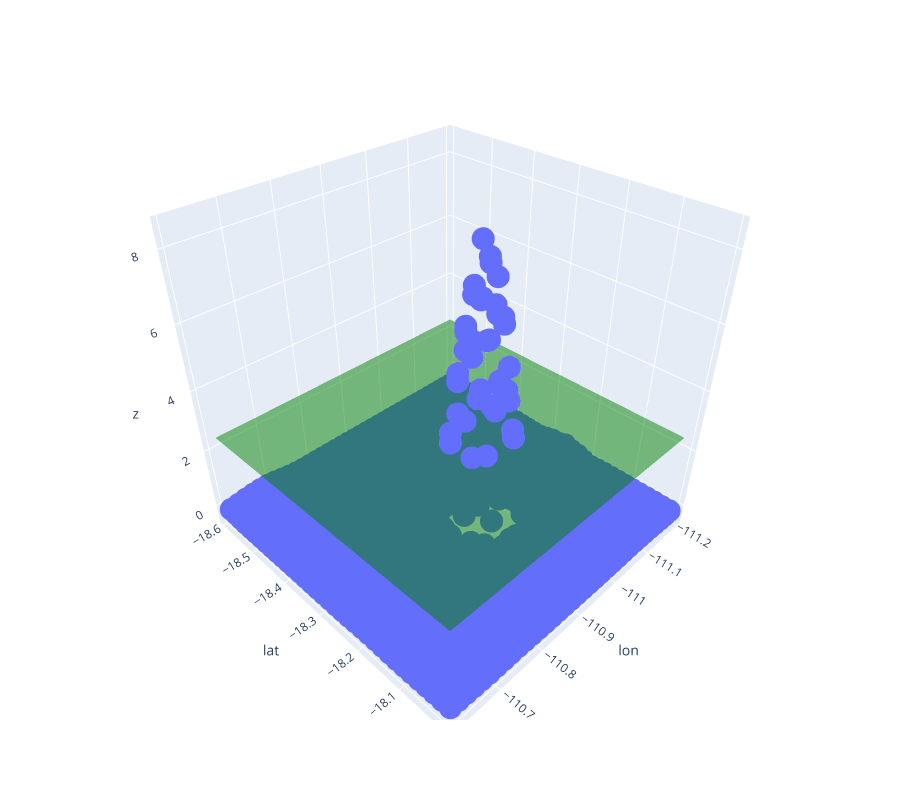

The cell this chart's notebook holds for it:
### Code cell
import numpy as np
# Define xx and yy
xx, yy = np.meshgrid(np.linspace(bigmount['lon'].min(), bigmount['lon'].max(), 100),
                     np.linspace(bigmount['lat'].min(), bigmount['lat'].max(), 100))
import plotly.graph_objects as go
fig = px.scatter_3d(bigmount, x='lon', y='lat', z='z')
plane = go.Surface(
    z=2.47695002 * np.ones_like(xx),
    x=xx,
    y=yy,
    colorscale=[[0, 'green'], [1, 'green']],
    opacity=0.5,
    showscale=False
)
fig.add_trace(plane)
fig.update_layout(
    autosize=False,
    width=900,
    height=800
)
# fig.show()

### Figure 1 — Plotly figure (JSON) as saved in the notebook; plotly's stock layout.template omitted (floating-point values rounded to 4 significant figures; data arrays with more than 128 entries replaced by an {"elided": "..."} marker saying what was removed)
{"data": [{"hovertemplate": "lon=%{x}<br>lat=%{y}<br>z=%{z}<extra></extra>", "legendgroup": "", "marker": {"color": "#636efa", "symbol": "circle"}, "mode": "markers", "name": "", "scene": "scene", "showlegend": false, "type": "scatter3d", "x": {"elided": "1296 float values"}, "y": {"elided": "1296 float values"}, "z": {"elided": "1296 float values"}}, {"colorscale": [[0, "green"], [1, "green"]], "opacity": 0.5, "showscale": false, "type": "surface", "x": {"elided": "100x100 float values"}, "y": {"elided": "100x100 float values"}, "z": {"elided": "100x100 float values"}}], "layout": {"autosize": false, "height": 800, "legend": {"tracegroupgap": 0}, "margin": {"t": 60}, "scene": {"domain": {"x": [0, 1], "y": [0, 1]}, "xaxis": {"title": {"text": "lon"}}, "yaxis": {"title": {"text": "lat"}}, "zaxis": {"title": {"text": "z"}}}, "width": 900}}
